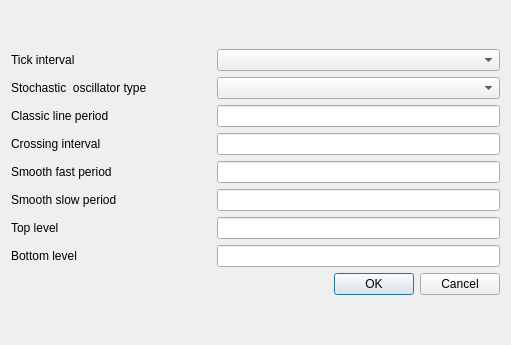
<?xml version="1.0" encoding="UTF-8"?>
<ui version="4.0">
 <class>StochasticOscillatorDialog</class>
 <widget class="QDialog" name="StochasticOscillatorDialog">
  <property name="geometry">
   <rect>
    <x>0</x>
    <y>0</y>
    <width>511</width>
    <height>345</height>
   </rect>
  </property>
  <property name="minimumSize">
   <size>
    <width>511</width>
    <height>345</height>
   </size>
  </property>
  <property name="windowTitle">
   <string>Stochastic Oscillator Settings</string>
  </property>
  <layout class="QGridLayout" name="gridLayout">
   <item row="0" column="0">
    <layout class="QVBoxLayout" name="verticalLayout">
     <item>
      <layout class="QHBoxLayout" name="horizontalLayout">
       <item>
        <widget class="QLabel" name="label">
         <property name="minimumSize">
          <size>
           <width>200</width>
           <height>0</height>
          </size>
         </property>
         <property name="text">
          <string>Tick interval</string>
         </property>
        </widget>
       </item>
       <item>
        <widget class="QComboBox" name="comboBox">
         <property name="sizePolicy">
          <sizepolicy hsizetype="Expanding" vsizetype="Fixed">
           <horstretch>0</horstretch>
           <verstretch>0</verstretch>
          </sizepolicy>
         </property>
        </widget>
       </item>
      </layout>
     </item>
     <item>
      <layout class="QHBoxLayout" name="horizontalLayout_2">
       <item>
        <widget class="QLabel" name="label_2">
         <property name="minimumSize">
          <size>
           <width>200</width>
           <height>0</height>
          </size>
         </property>
         <property name="text">
          <string>Stochastic  oscillator type</string>
         </property>
        </widget>
       </item>
       <item>
        <widget class="QComboBox" name="comboBox_2">
         <property name="sizePolicy">
          <sizepolicy hsizetype="Expanding" vsizetype="Fixed">
           <horstretch>0</horstretch>
           <verstretch>0</verstretch>
          </sizepolicy>
         </property>
        </widget>
       </item>
      </layout>
     </item>
     <item>
      <layout class="QHBoxLayout" name="horizontalLayout_3">
       <item>
        <widget class="QLabel" name="label_3">
         <property name="minimumSize">
          <size>
           <width>200</width>
           <height>0</height>
          </size>
         </property>
         <property name="text">
          <string>Classic line period</string>
         </property>
        </widget>
       </item>
       <item>
        <widget class="QLineEdit" name="lineEdit">
         <property name="sizePolicy">
          <sizepolicy hsizetype="Expanding" vsizetype="Fixed">
           <horstretch>0</horstretch>
           <verstretch>0</verstretch>
          </sizepolicy>
         </property>
        </widget>
       </item>
      </layout>
     </item>
     <item>
      <layout class="QHBoxLayout" name="horizontalLayout_4">
       <item>
        <widget class="QLabel" name="label_4">
         <property name="minimumSize">
          <size>
           <width>200</width>
           <height>0</height>
          </size>
         </property>
         <property name="text">
          <string>Crossing interval</string>
         </property>
        </widget>
       </item>
       <item>
        <widget class="QLineEdit" name="lineEdit_2"/>
       </item>
      </layout>
     </item>
     <item>
      <layout class="QHBoxLayout" name="horizontalLayout_5">
       <item>
        <widget class="QLabel" name="label_5">
         <property name="minimumSize">
          <size>
           <width>200</width>
           <height>0</height>
          </size>
         </property>
         <property name="text">
          <string>Smooth fast period</string>
         </property>
        </widget>
       </item>
       <item>
        <widget class="QLineEdit" name="lineEdit_3"/>
       </item>
      </layout>
     </item>
     <item>
      <layout class="QHBoxLayout" name="horizontalLayout_6">
       <item>
        <widget class="QLabel" name="label_6">
         <property name="minimumSize">
          <size>
           <width>200</width>
           <height>0</height>
          </size>
         </property>
         <property name="text">
          <string>Smooth slow period</string>
         </property>
        </widget>
       </item>
       <item>
        <widget class="QLineEdit" name="lineEdit_4"/>
       </item>
      </layout>
     </item>
     <item>
      <layout class="QHBoxLayout" name="horizontalLayout_7">
       <item>
        <widget class="QLabel" name="label_7">
         <property name="minimumSize">
          <size>
           <width>200</width>
           <height>0</height>
          </size>
         </property>
         <property name="text">
          <string>Top level</string>
         </property>
        </widget>
       </item>
       <item>
        <widget class="QLineEdit" name="lineEdit_5"/>
       </item>
      </layout>
     </item>
     <item>
      <layout class="QHBoxLayout" name="horizontalLayout_8">
       <item>
        <widget class="QLabel" name="label_8">
         <property name="minimumSize">
          <size>
           <width>200</width>
           <height>0</height>
          </size>
         </property>
         <property name="text">
          <string>Bottom level</string>
         </property>
        </widget>
       </item>
       <item>
        <widget class="QLineEdit" name="lineEdit_6"/>
       </item>
      </layout>
     </item>
     <item>
      <widget class="QDialogButtonBox" name="buttonBox">
       <property name="orientation">
        <enum>Qt::Horizontal</enum>
       </property>
       <property name="standardButtons">
        <set>QDialogButtonBox::Cancel|QDialogButtonBox::Ok</set>
       </property>
      </widget>
     </item>
    </layout>
   </item>
  </layout>
 </widget>
 <resources/>
 <connections>
  <connection>
   <sender>buttonBox</sender>
   <signal>accepted()</signal>
   <receiver>StochasticOscillatorDialog</receiver>
   <slot>accept()</slot>
   <hints>
    <hint type="sourcelabel">
     <x>248</x>
     <y>254</y>
    </hint>
    <hint type="destinationlabel">
     <x>157</x>
     <y>274</y>
    </hint>
   </hints>
  </connection>
  <connection>
   <sender>buttonBox</sender>
   <signal>rejected()</signal>
   <receiver>StochasticOscillatorDialog</receiver>
   <slot>reject()</slot>
   <hints>
    <hint type="sourcelabel">
     <x>316</x>
     <y>260</y>
    </hint>
    <hint type="destinationlabel">
     <x>286</x>
     <y>274</y>
    </hint>
   </hints>
  </connection>
 </connections>
</ui>
